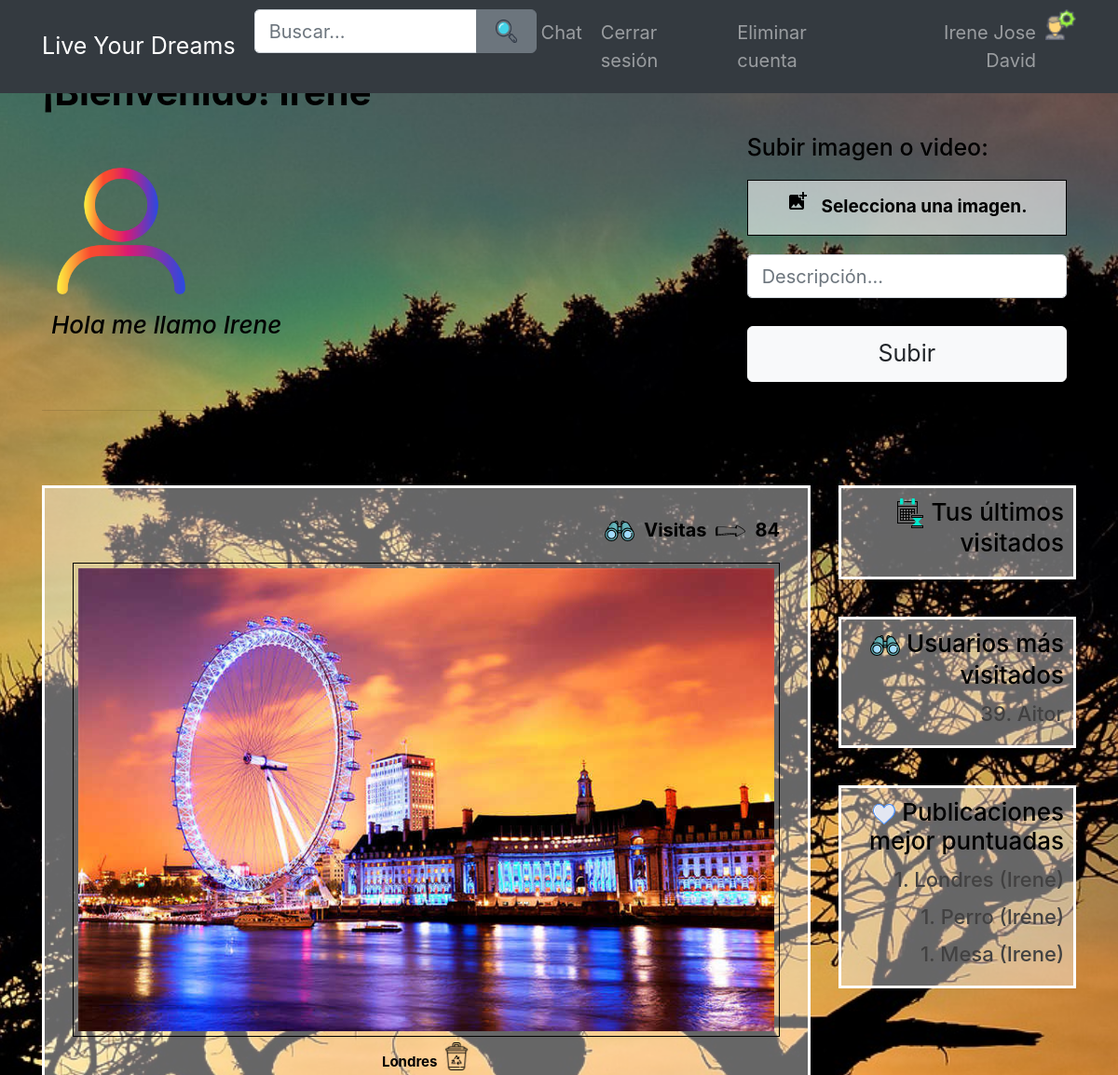
/paginausuarios.php?npag=1 (signed in, upper part), run on an earlier commit of the app's database.
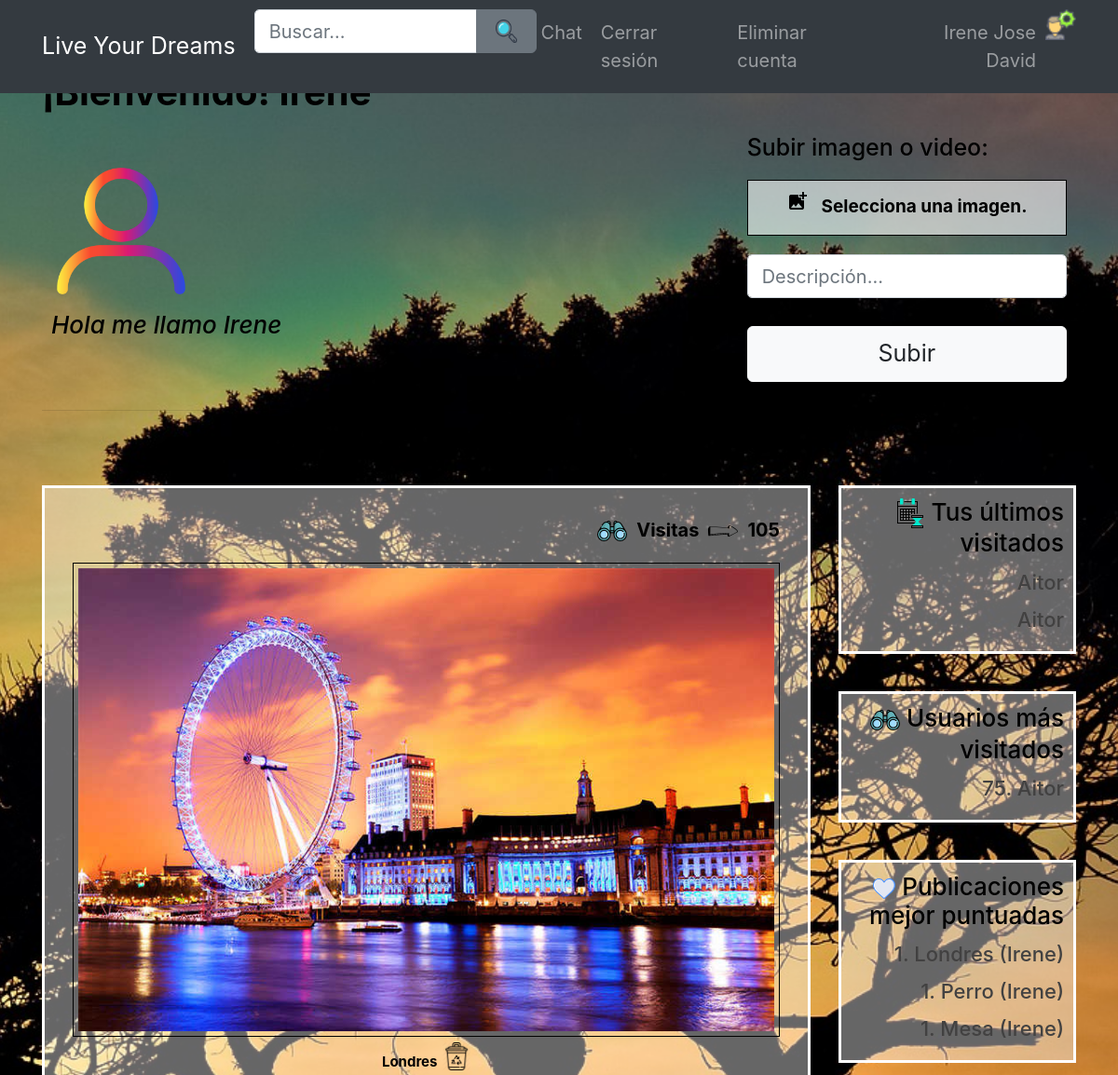
And on a later commit of the database.
### tables this page shows
CREATE TABLE `usuarios` (
  `usuarioID` int(11) NOT NULL,
  `username` varchar(255) NOT NULL,
  `password` varchar(255) NOT NULL,
  `email` varchar(255) NOT NULL,
  `active` varchar(255) NOT NULL,
  `resetToken` varchar(255) DEFAULT NULL,
  `resetComplete` varchar(3) DEFAULT 'No',
  `visitas` int(11) DEFAULT '0',
  `descripcion` varchar(255) NOT NULL,
  `imagen` varchar(255) NOT NULL,
  `ultVisitas` longtext NOT NULL
);

### paginausuarios.php (the view, shortened to what the changed rows need)
<?php
require('includes/config.php');
require('layout/header.php');
?>
<div class="container">
    <div class="row principal">
        <div class="col-xs-12 col-sm-12 col-md-12 col-sm-offset-2 col-md-offset-3 mb-4">
            <h2 style="font-weight: bold;">¡Bienvenido! <?php echo htmlspecialchars($_SESSION['username'], ENT_QUOTES); ?></h2>
            <?php
            $stmt = $db->query("SELECT imagen, descripcion FROM usuarios WHERE usuarioID = " . $_SESSION['usuarioID']);
            while ($row = $stmt->fetch()) {
                if (empty($row['imagen'])) {
                    $imagenP = "usuario.jpg";
                } else {
                    $imagenP = $row['imagen'];
                }
                if (empty($row['descripcion'])) {
                    $descripcionP = "Descripcion";
                } else {
                    $descripcionP = $row['descripcion'];
                }
                $stmt = $db->query("SELECT imagen, descripcion,ultVisitas FROM usuarios WHERE usuarioID = " . $_SESSION['usuarioID']);     $row = $stmt->fetch();
            }
            ?>
            <div class="row" style="padding:10px;">
                <div class="col-xs-12 col-sm-12 col-md-7 col-lg-8 perfilUsu">
                    <div>
                        <?php echo '<img class="imgPerfil" src="imagenes/' . $imagenP . '">' . "\n"; ?>
                    </div>
                    <div>
                        <h4 class="descrip">
                            <?php echo $descripcionP; ?>
                        </h4>
                    </div>
                </div>
            </div>
        </div>
        <div class="col-xs-2 col-sm-12 col-md-12 col-sm-offset-12 col-md-offset-12 mt-4">
            <div class="row">
                <div class="col-xs-12 col-sm-12 col-md-9 col-lg-9">
                    <div class="contenedorTodo">
                        <?php
                        $stmt = $db->query("SELECT visitas FROM usuarios WHERE usuarioID = " . $_SESSION['usuarioID']);
                        $visitas = '';
                        while ($row = $stmt->fetch()) {
                            $visitas = $row['visitas'];
                        }
                        ?>
                        <div class="visitas">
                            <img src="img/app/binoculars.png">
                            <p>Visitas</p>
                            <img src="img/app/next.png">
                            <p class="" data-count="2200"><?php echo $visitas ?></p>
                        </div>
                        <?php
                        $multporPag=2;
                        $iniciar=($_GET['npag']-1)*$multporPag;
                    $stmt2 = $db->query("SELECT *, 'ft' AS tipo FROM imagen WHERE usuarioID = " .$_SESSION['usuarioID'] . " UNION select *, 'vd'                        AS tipo from video WHERE usuarioID = " .$_SESSION['usuarioID'] .' LIMIT '.$iniciar.','.$multporPag);
                  while ($row = $stmt2->fetch()) {
                        if ($row['tipo']=="ft"){
                            echo '<div id="foto"><img class="foto" src="imagenes/' . $row['nombre'] . '">' . "\n";
                            ?>
                        <div>
                            <span class="descripcionMultim"><?php echo ucwords($row['descripcion']); ?></span>
                            <a onclick="confirmar(<?php echo $row['idfoto']; ?>)"><img class="imgEliminar" src="img/app/papelera.png" alt="Papelera" /></a>
                        </div></br></br>
                    </div>
                    <?php
            }
            }
            ?>
            </div>
        </div>
        <div class="col-xs-12 col-sm-12 col-md-3 col-lg-3 users-table contenedorListas">
            <div class="listas">
    <?php
        if(isset($_SESSION["historial"])){
                    $historico = $_SESSION["historial"];
                    foreach ($historico as $valor){
                            $id=$valor;
                        if ($id != $_SESSION['usuarioID']) {
                            $stmt = $db->query("SELECT * FROM usuarios WHERE active = 'Yes' and usuarioId=$id");
                            while ($row = $stmt->fetch()) {
                                $nombre = $row['username'];
                                    echo "<h5 color='green'><a href='vistausuario.php?id=$id&nombreusuario=$nombre'>$nombre</a></h5>";
                            }
                        }
                    }
        }else{
            echo "<h5 color='green'>No hay registros</h5>";
        }
    ?>
            </div>
            <div class="listas">
                <?php
                $stmt = $db->query("SELECT * FROM usuarios WHERE active = 'Yes'");
                while ($row = $stmt->fetch()) {
                    $nombre = $row['username'];
                    $id = $row['usuarioID'];
                    $nvisitas = $row['visitas'];
                    if ($id != $_SESSION['usuarioID'] && $nvisitas>0) {
                        echo "<h5 color='green'><a href='vistausuario.php?id=$id&nombreusuario=$nombre'>$nvisitas.  $nombre</a></h5>";
                    }
                }
                ?>
            </div>
            <div class="listas">
                <?php
                $stmt = $db->query("SELECT *, 'ft' AS tipo FROM imagen UNION select *, 'vd' AS tipo from video order by likes DESC LIMIT 5");
                while ($row = $stmt->fetch()) {
                    $descripcion = ucwords($row['descripcion']);
                    $usuarioID = $row['usuarioID'];
                    $id = $row['idfoto'];
                    $nlike = $row['likes'];
                    $stmt2 = $db->query("SELECT username from usuarios where usuarioID=" . $usuarioID);
                    $nombre = $stmt2->fetch();
                    $nombre = $nombre['username'];
                    if ($row['tipo'] == "vd") {
                        $id = "vd" . $row['idfoto'];
                    }
                    if ($nombre != null && $nlike >0 ) {
                        echo '<div class="contadorLikes2">';
                        echo "<h5 color='green'><a href='vistausuario.php?id=$usuarioID&nombreusuario=$nombre/#$id'>$nlike.  $descripcion ($nombre)</h5>";
                        echo '</div>';
                    }
                }
                ?>
            </div>
        </div>
    </div>
</div>
</div>
</div>
<?php
require('layout/footer.php');
?>

What changed in the data, as far as the page shows it:
changed usuarios "Hola me llamo Irene": visitas "84" → "105"
now on one of the page's lists (row edited): usuarios: username "Aitor"
changed usuarios "Aitor": visitas "39" → "75"
